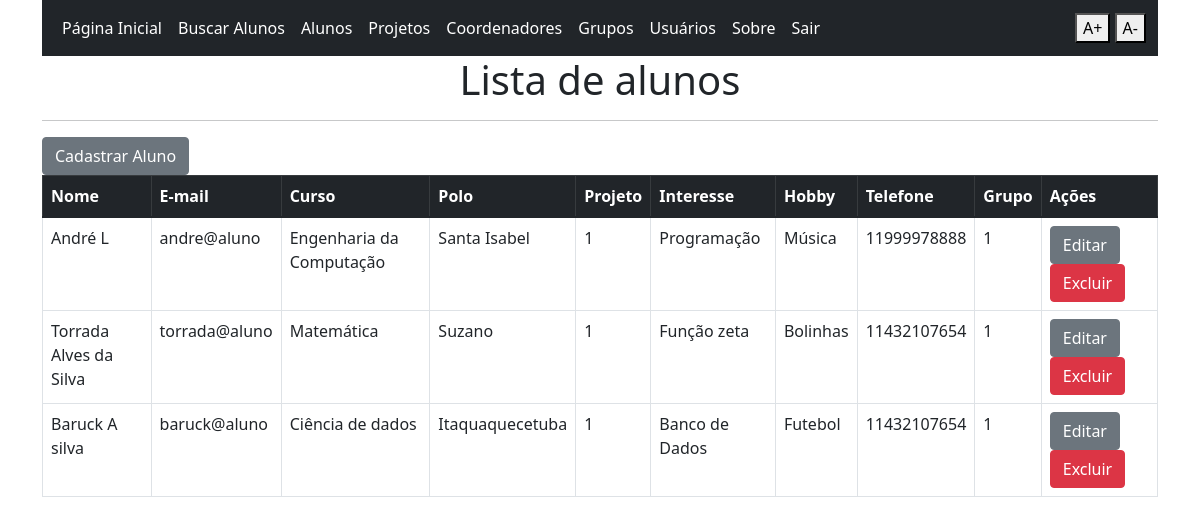
/lista_alunos (signed in), run on an earlier commit of the app's database.
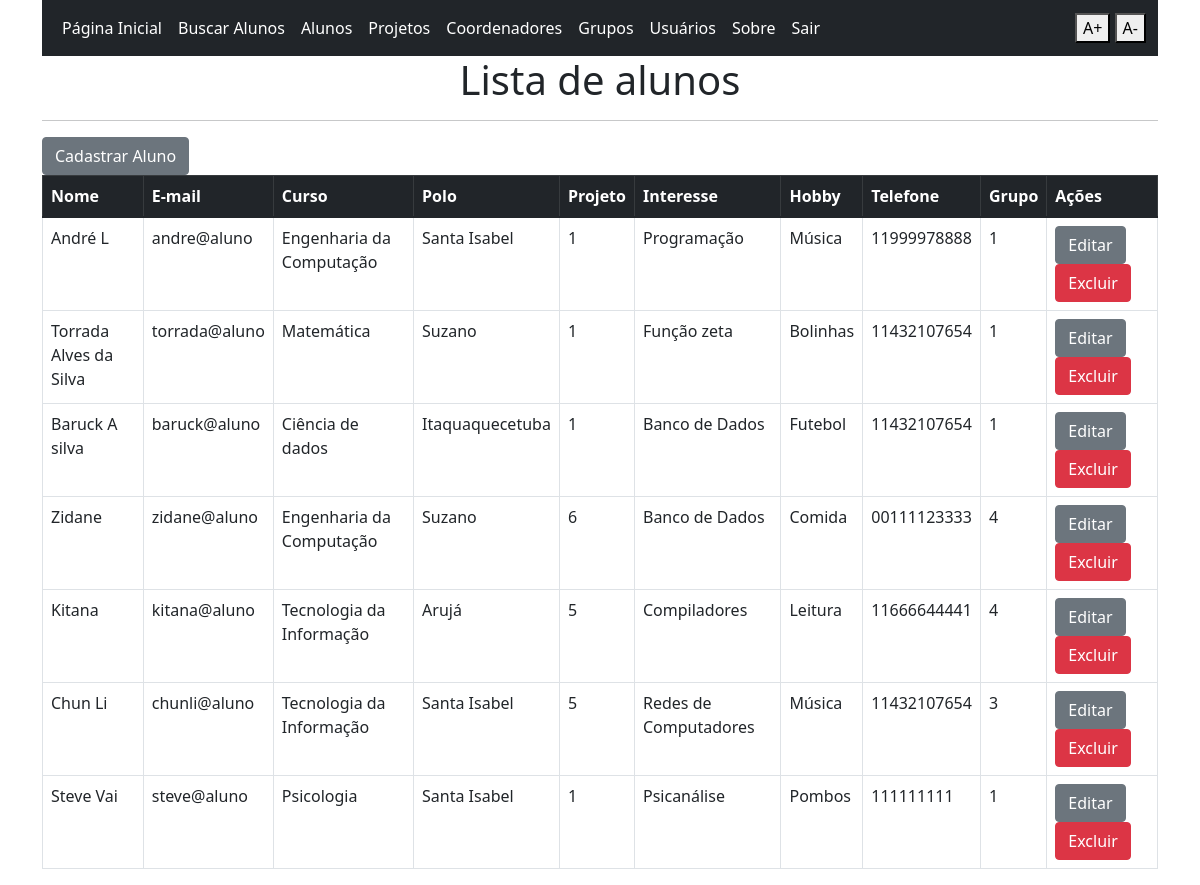
And on a later commit of the database.
### app.py (models this page shows, shortened)
class alunos(db.Model):
    ra = db.Column(db.Integer, primary_key=True)
    nome = db.Column(db.String(50))
    email = db.Column(db.String(50))
    senha = db.Column(db.String(50))
    curso = db.Column(db.String(50))
    polo = db.Column(db.String(50))
    interesse = db.Column(db.String(50))
    hobby = db.Column(db.String(50))
    telefone = db.Column(db.String(15))
    tipo_usuario = db.Column(db.String(20))
    projeto_id = db.Column(db.Integer, ForeignKey('projetos.id'))
    grupo_id = db.Column(db.Integer, ForeignKey('grupos.id'))

### app.py (the view)
@app.route('/lista_alunos')
@login_required
def lista_alunos():
    return render_template('lista_alunos.html', alunos=alunos.query.all())

### app.py (called while the page is built)
@login_manager.user_loader
def load_user(user_id):
    return usuarios.query.get(user_id)

### templates/lista_alunos.html
{% extends 'base.html' %}
{% block conteudo %}
    <h1 align="center">Lista de alunos</h1>
    <hr>
    <a href="{{url_for('cadastrar_aluno')}}" class="btn btn-secondary" aria-label="Ir para a tela de cadastro de novo aluno">Cadastrar Aluno</a>
    <table class="table table-bordered table-hover">
        <thead class="table-dark">
            <th scope="col">Nome</th>
            <th scope="col">E-mail</th>
            <th scope="col">Curso</th>
            <th scope="col">Polo</th>
            <th scope="col">Projeto</th>
            <th scope="col">Interesse</th>
            <th scope="col">Hobby</th>
            <th scope="col">Telefone</th>
            <th scope="col">Grupo</th>
            <th scope="col">Ações</th>
        </thead>
        <tbody>
            {% for aluno in alunos %}
                <tr>
                    <td>{{aluno.nome}}</td>
                    <td>{{aluno.email}}</td>
                    <td>{{aluno.curso}}</td>
                    <td>{{aluno.polo}}</td>
                    <td>{{aluno.projeto_id}}</td>
                    <td>{{aluno.interesse}}</td>
                    <td>{{aluno.hobby}}</td>
                    <td>{{aluno.telefone}}</td>
                    <td>{{aluno.grupo_id}}</td>
                    <td>
                        <a href="{{aluno.ra}}/atualiza_aluno" class="btn btn-secondary btn-xs">Editar</a>
                        <a href="{{aluno.ra}}/excluir_aluno" onclick="return confirm('Deseja exlcuir esse registro?')" class="btn btn-danger btn-xs">Excluir</a>
                    </td>
                </tr>
            {% endfor %}
        </tbody>
    </table>
{% endblock conteudo %}

What changed in the data, as far as the page shows it:
added alunos: nome "Zidane", email "zidane@aluno", curso "Engenharia da Computação", polo "Suzano", projeto_id "6", interesse "Banco de Dados", hobby "Comida", telefone "00111123333", grupo_id "4"
added alunos: nome "Kitana", email "kitana@aluno", curso "Tecnologia da Informação", polo "Arujá", projeto_id "5", interesse "Compiladores", hobby "Leitura", telefone "11666644441", grupo_id "4"
added alunos: nome "Chun Li", email "chunli@aluno", curso "Tecnologia da Informação", polo "Santa Isabel", projeto_id "5", interesse "Redes de Computadores", hobby "Música", telefone "11432107654", grupo_id "3"
added alunos: nome "Steve Vai", email "steve@aluno", curso "Psicologia", polo "Santa Isabel", projeto_id "1", interesse "Psicanálise", hobby "Pombos", telefone "111111111", grupo_id "1"
